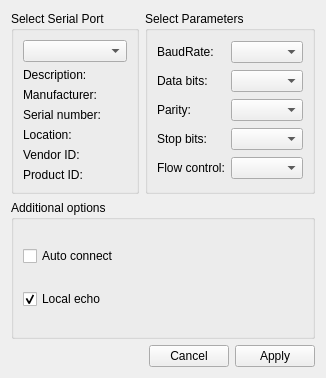
<?xml version="1.0" encoding="UTF-8"?>
<ui version="4.0">
 <class>SettingsDialog</class>
 <widget class="MdiChild" name="SettingsDialog">
  <property name="geometry">
   <rect>
    <x>0</x>
    <y>0</y>
    <width>326</width>
    <height>378</height>
   </rect>
  </property>
  <property name="windowTitle">
   <string>Settings</string>
  </property>
  <layout class="QGridLayout" name="gridLayout_3">
   <item row="0" column="1">
    <widget class="QGroupBox" name="parametersBox">
     <property name="title">
      <string>Select Parameters</string>
     </property>
     <layout class="QGridLayout" name="gridLayout_2">
      <item row="0" column="0">
       <widget class="QLabel" name="baudRateLabel">
        <property name="text">
         <string>BaudRate:</string>
        </property>
       </widget>
      </item>
      <item row="0" column="1">
       <widget class="QComboBox" name="baudRateBox"/>
      </item>
      <item row="1" column="0">
       <widget class="QLabel" name="dataBitsLabel">
        <property name="text">
         <string>Data bits:</string>
        </property>
       </widget>
      </item>
      <item row="1" column="1">
       <widget class="QComboBox" name="dataBitsBox"/>
      </item>
      <item row="2" column="0">
       <widget class="QLabel" name="parityLabel">
        <property name="text">
         <string>Parity:</string>
        </property>
       </widget>
      </item>
      <item row="2" column="1">
       <widget class="QComboBox" name="parityBox"/>
      </item>
      <item row="3" column="0">
       <widget class="QLabel" name="stopBitsLabel">
        <property name="text">
         <string>Stop bits:</string>
        </property>
       </widget>
      </item>
      <item row="3" column="1">
       <widget class="QComboBox" name="stopBitsBox"/>
      </item>
      <item row="4" column="0">
       <widget class="QLabel" name="flowControlLabel">
        <property name="text">
         <string>Flow control:</string>
        </property>
       </widget>
      </item>
      <item row="4" column="1">
       <widget class="QComboBox" name="flowControlBox"/>
      </item>
     </layout>
    </widget>
   </item>
   <item row="0" column="0">
    <widget class="QGroupBox" name="selectBox">
     <property name="title">
      <string>Select Serial Port</string>
     </property>
     <layout class="QGridLayout" name="gridLayout">
      <item row="0" column="0">
       <widget class="QComboBox" name="serialPortInfoListBox"/>
      </item>
      <item row="1" column="0">
       <widget class="QLabel" name="descriptionLabel">
        <property name="text">
         <string>Description:</string>
        </property>
       </widget>
      </item>
      <item row="2" column="0">
       <widget class="QLabel" name="manufacturerLabel">
        <property name="text">
         <string>Manufacturer:</string>
        </property>
       </widget>
      </item>
      <item row="3" column="0">
       <widget class="QLabel" name="serialNumberLabel">
        <property name="text">
         <string>Serial number:</string>
        </property>
       </widget>
      </item>
      <item row="4" column="0">
       <widget class="QLabel" name="locationLabel">
        <property name="text">
         <string>Location:</string>
        </property>
       </widget>
      </item>
      <item row="5" column="0">
       <widget class="QLabel" name="vidLabel">
        <property name="text">
         <string>Vendor ID:</string>
        </property>
       </widget>
      </item>
      <item row="6" column="0">
       <widget class="QLabel" name="pidLabel">
        <property name="text">
         <string>Product ID:</string>
        </property>
       </widget>
      </item>
     </layout>
    </widget>
   </item>
   <item row="2" column="0" colspan="2">
    <layout class="QHBoxLayout" name="horizontalLayout">
     <item>
      <spacer name="horizontalSpacer">
       <property name="orientation">
        <enum>Qt::Horizontal</enum>
       </property>
       <property name="sizeHint" stdset="0">
        <size>
         <width>96</width>
         <height>20</height>
        </size>
       </property>
      </spacer>
     </item>
     <item>
      <widget class="QPushButton" name="cancelButton">
       <property name="text">
        <string>Cancel</string>
       </property>
      </widget>
     </item>
     <item>
      <widget class="QPushButton" name="applyButton">
       <property name="text">
        <string>Apply</string>
       </property>
      </widget>
     </item>
    </layout>
   </item>
   <item row="1" column="0" colspan="2">
    <widget class="QGroupBox" name="additionalOptionsGroupBox">
     <property name="title">
      <string>Additional options</string>
     </property>
     <layout class="QVBoxLayout" name="verticalLayout">
      <item>
       <widget class="QCheckBox" name="autoConnectCheckBox">
        <property name="text">
         <string>Auto connect</string>
        </property>
       </widget>
      </item>
      <item>
       <widget class="QCheckBox" name="localEchoCheckBox">
        <property name="text">
         <string>Local echo</string>
        </property>
        <property name="checked">
         <bool>true</bool>
        </property>
       </widget>
      </item>
     </layout>
    </widget>
   </item>
  </layout>
 </widget>
 <customwidgets>
  <customwidget>
   <class>MdiChild</class>
   <extends>QWidget</extends>
   <header>mdichild.h</header>
   <container>1</container>
  </customwidget>
 </customwidgets>
 <resources/>
 <connections/>
 <slots>
  <slot>slot1()</slot>
 </slots>
</ui>
